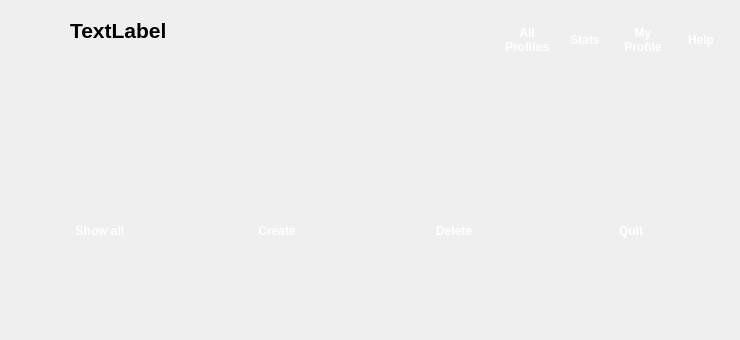
    <widget class="QWidget" name="menu">
     <widget class="QLabel" name="label_3">
      <property name="geometry">
       <rect>
        <x>0</x>
        <y>0</y>
        <width>731</width>
        <height>331</height>
       </rect>
      </property>
      <property name="text">
       <string/>
      </property>
      <property name="pixmap">
       <pixmap resource="pics.qrc">:/pics/C85664FE-EA67-3B16-A92D07D047218420.JPG</pixmap>
      </property>
      <property name="scaledContents">
       <bool>true</bool>
      </property>
     </widget>
     <widget class="QWidget" name="horizontalLayoutWidget">
      <property name="geometry">
       <rect>
        <x>50</x>
        <y>150</y>
        <width>631</width>
        <height>162</height>
       </rect>
      </property>
      <layout class="QHBoxLayout" name="horizontalLayout">
       <item>
        <widget class="QPushButton" name="pushButton_2">
         <property name="minimumSize">
          <size>
           <width>100</width>
           <height>100</height>
          </size>
         </property>
         <property name="styleSheet">
          <string notr="true">background-color: transparent;
border-image: url(:pics/bb2.png);
background: none;
border: 0px;
color:white;
background-repeat: none;
 border-radius:50px;
 max-width:100px;
 max-height:100px;
 min-width:100px;
 min-height:100px;
font-weight: bold;
</string>
         </property>
         <property name="text">
          <string>Show all</string>
         </property>
         <property name="autoDefault">
          <bool>true</bool>
         </property>
        </widget>
       </item>
       <item>
        <spacer name="horizontalSpacer_3">
         <property name="orientation">
          <enum>Qt::Horizontal</enum>
         </property>
         <property name="sizeHint" stdset="0">
          <size>
           <width>40</width>
           <height>20</height>
          </size>
         </property>
        </spacer>
       </item>
       <item>
        <widget class="QPushButton" name="pushButton_3">
         <property name="minimumSize">
          <size>
           <width>100</width>
           <height>100</height>
          </size>
         </property>
         <property name="styleSheet">
          <string notr="true">background-color: transparent;
border-image: url(:pics/bb2.png);
background: none;
border: 0px;
color:white;
background-repeat: none;
 border-radius:50px;
 max-width:100px;
 max-height:100px;
 min-width:100px;
 min-height:100px;
font-weight: bold;
</string>
         </property>
         <property name="text">
          <string>Create</string>
         </property>
         <property name="autoDefault">
          <bool>true</bool>
         </property>
        </widget>
       </item>
       <item>
        <spacer name="horizontalSpacer_8">
         <property name="orientation">
          <enum>Qt::Horizontal</enum>
         </property>
         <property name="sizeHint" stdset="0">
          <size>
           <width>40</width>
           <height>20</height>
          </size>
         </property>
        </spacer>
       </item>
       <item>
        <widget class="QPushButton" name="pushButton_4">
         <property name="minimumSize">
          <size>
           <width>100</width>
           <height>100</height>
          </size>
         </property>
         <property name="styleSheet">
          <string notr="true">background-color: transparent;
border-image: url(:pics/bb2.png);
background: none;
border: 0px;
color:white;
background-repeat: none;
 border-radius:50px;
 max-width:100px;
 max-height:100px;
 min-width:100px;
 min-height:100px;
font-weight: bold;
</string>
         </property>
         <property name="text">
          <string>Delete</string>
         </property>
         <property name="autoDefault">
          <bool>true</bool>
         </property>
        </widget>
       </item>
       <item>
        <spacer name="horizontalSpacer_2">
         <property name="orientation">
          <enum>Qt::Horizontal</enum>
         </property>
         <property name="sizeHint" stdset="0">
          <size>
           <width>40</width>
           <height>20</height>
          </size>
         </property>
        </spacer>
       </item>
       <item>
        <widget class="QPushButton" name="pushButton_5">
         <property name="minimumSize">
          <size>
           <width>100</width>
           <height>100</height>
          </size>
         </property>
         <property name="styleSheet">
          <string notr="true">background-color: transparent;
border-image: url(:pics/bb2.png);
background: none;
border: 0px;
color:white;
background-repeat: none;
 border-radius:50px;
 max-width:100px;
 max-height:100px;
 min-width:100px;
 min-height:100px;
font-weight: bold;
</string>
         </property>
         <property name="text">
          <string>Quit</string>
         </property>
         <property name="autoDefault">
          <bool>true</bool>
         </property>
        </widget>
       </item>
      </layout>
     </widget>
     <widget class="QLabel" name="label_2">
      <property name="geometry">
       <rect>
        <x>70</x>
        <y>10</y>
        <width>531</width>
        <height>41</height>
       </rect>
      </property>
      <property name="font">
       <font>
        <pointsize>16</pointsize>
        <weight>75</weight>
        <bold>true</bold>
       </font>
      </property>
      <property name="styleSheet">
       <string notr="true">color: black;
text-shadow:
    -1px -1px 0 #000,
    1px -1px 0 #000,
    -1px 1px 0 #000,
    1px 1px 0 #000;  </string>
      </property>
      <property name="text">
       <string>TextLabel</string>
      </property>
     </widget>
     <widget class="QWidget" name="horizontalLayoutWidget_2">
      <property name="geometry">
       <rect>
        <x>500</x>
        <y>0</y>
        <width>231</width>
        <height>80</height>
       </rect>
      </property>
      <layout class="QHBoxLayout" name="horizontalLayout_3">
       <item>
        <widget class="QPushButton" name="pushButton_18">
         <property name="styleSheet">
          <string notr="true">background-color: transparent;
border-image: url(:pics/bb2.png);
background: none;
border: 0px;
color:white;
background-repeat: none;
 border-radius:25px;
 max-width:50px;
 max-height:50px;
 min-width:50px;
 min-height:50px;
font-weight: bold;
</string>
         </property>
         <property name="text">
          <string>All
Profiles</string>
         </property>
         <property name="autoDefault">
          <bool>true</bool>
         </property>
        </widget>
       </item>
       <item>
        <widget class="QPushButton" name="pushButton_13">
         <property name="styleSheet">
          <string notr="true">background-color: transparent;
border-image: url(:pics/bb2.png);
background: none;
border: 0px;
color:white;
background-repeat: none;
 border-radius:25px;
 max-width:50px;
 max-height:50px;
 min-width:50px;
 min-height:50px;
font-weight: bold;
</string>
         </property>
         <property name="text">
          <string>Stats</string>
         </property>
         <property name="autoDefault">
          <bool>true</bool>
         </property>
        </widget>
       </item>
       <item>
        <widget class="QPushButton" name="pushButton_8">
         <property name="styleSheet">
          <string notr="true">background-color: transparent;
border-image: url(:pics/bb2.png);
background: none;
border: 0px;
color:white;
background-repeat: none;
 border-radius:25px;
 max-width:50px;
 max-height:50px;
 min-width:50px;
 min-height:50px;
font-weight: bold;
</string>
         </property>
         <property name="text">
          <string>My
Profile</string>
         </property>
         <property name="autoDefault">
          <bool>true</bool>
         </property>
        </widget>
       </item>
       <item>
        <widget class="QPushButton" name="pushButton_7">
         <property name="styleSheet">
          <string notr="true">background-color: transparent;
border-image: url(:pics/bb2.png);
background: none;
border: 0px;
color:white;
background-repeat: none;
 border-radius:25px;
 max-width:50px;
 max-height:50px;
 min-width:50px;
 min-height:50px;
font-weight: bold;
</string>
         </property>
         <property name="text">
          <string>Help</string>
         </property>
         <property name="autoDefault">
          <bool>true</bool>
         </property>
        </widget>
       </item>
      </layout>
     </widget>
    </widget>
